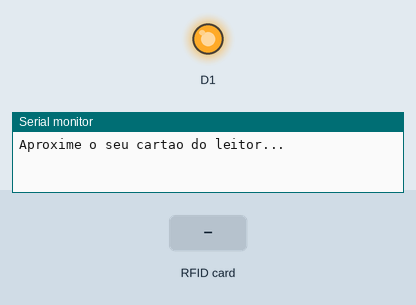
Simulated run of this sketch. Board: ESP8266 (Wemos D1 mini). On the bench: output pins drawn as LEDs (lit = HIGH), the last lines printed to the serial monitor. The test bench sets the inputs (shaded band).

Above: at 1.2 s.
1.3 s: RFID card DC 7B 24 D9 held to the reader
At 2.3 s:
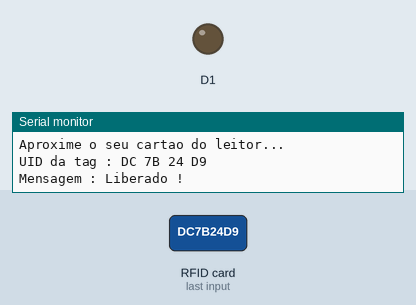
2.8 s: RFID card 42 93 06 85 held to the reader
At 8.2 s:
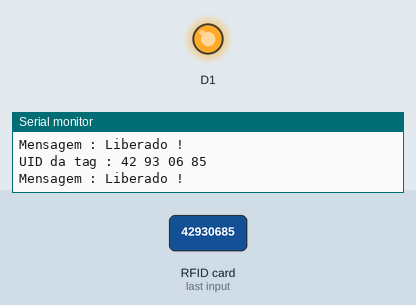
Timing chart, 0 to 9.7 s (numbered marks = the images above; inputs shaded):
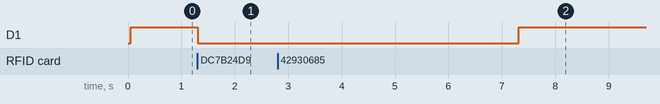

Measured:
- after the input at 1.3 s, D1: HIGH → LOW at once
- after the input at 2.8 s, D1: LOW → HIGH after 4.5 s instead of 1.5 s

The sketch:

_11_CFE_Controle_Fechadura_Eletrica.ino.ino.ino
```cpp
/*Carlos kwiek, engenheiro eletronico amante de eletronica e programação.
 www.carloskwiek.com.br
 ************************************************************************************************************
 *************************PINAGEM****************************************************************************

  RFID-RC522   Wemos          Nodemcu
RST/Reset RST  D3  [1*]        D3 [1*]      GPIO-0  [1*]
SPI SS  SDA[3] D8  [2*]        D8 [2*]      GPIO-15 [2*]
SPI MOSI MOSI  D7              D7           GPIO-13
SPI MISO MISO  D6              D6           GPIO-12
SPI SCK SCK    D5              D5           GPIO-14
[1*] (1, 2) Configuracao tipica definindo como RST_PIN no sketch / programa.
[2*] (1, 2) Configuracao, tipica definindo como SS_PIN no sketch / programa.
[3*] O pino SDA pode ser rotulado como SS em algumas placas de MFRC522 / mais antigas, significam a mesma coisa.
******************************************************************************************************************
42 93 06 85
DC 7B 24 D9


 */


#include <SPI.h>
#include <MFRC522.h>

#define RST_PIN    D3
#define SS_PIN     D8
#define LED        D1

MFRC522 mfrc522(SS_PIN, RST_PIN); // Create MFRC522 instance

void setup()
{
  Serial.begin(9600);   // Inicia a serial
  SPI.begin();      // Inicia  SPI bus
  mfrc522.PCD_Init();   // Inicia MFRC522
  Serial.println("Aproxime o seu cartao do leitor...");
  Serial.println();
  digitalWrite(D1,HIGH);
  pinMode(D1, OUTPUT);

}

void loop()
{
  // Procura por cartao RFID
  if ( ! mfrc522.PICC_IsNewCardPresent())
  {
    return;
  }
  // Seleciona o cartao RFID
  if ( ! mfrc522.PICC_ReadCardSerial())
  {
    return;
  }
  //Mostra UID na serial
  Serial.print("UID da tag :");
  String conteudo= "";
  byte letra;
  for (byte i = 0; i < mfrc522.uid.size; i++)
  {
     Serial.print(mfrc522.uid.uidByte[i] < 0x10 ? " 0" : " ");
     Serial.print(mfrc522.uid.uidByte[i], HEX);
     conteudo.concat(String(mfrc522.uid.uidByte[i] < 0x10 ? " 0" : " "));
     conteudo.concat(String(mfrc522.uid.uidByte[i], HEX));
  }
  Serial.println();
  Serial.print("Mensagem : ");
  conteudo.toUpperCase();

  if (conteudo.substring(1) == "DC 7B 24 D9" || conteudo.substring(1) == "42 93 06 85" ) //UID 1 - Cartao
  {
    Serial.println("Liberado !");
    Serial.println();
    digitalWrite(D1, LOW);     // LIGA LED OU/ ativa rele, abre trava solenoide
    delay(3000);              // DELAY /espera 3 segundos
    digitalWrite(D1, HIGH);  // DESlIGA LED OU /desativa rele, fecha  trava solenoide
  }
  else{
    Serial.println("Acesso Negado !");
    delay(1000);              // DELAY /espera 3 segundos
  }
}
```
